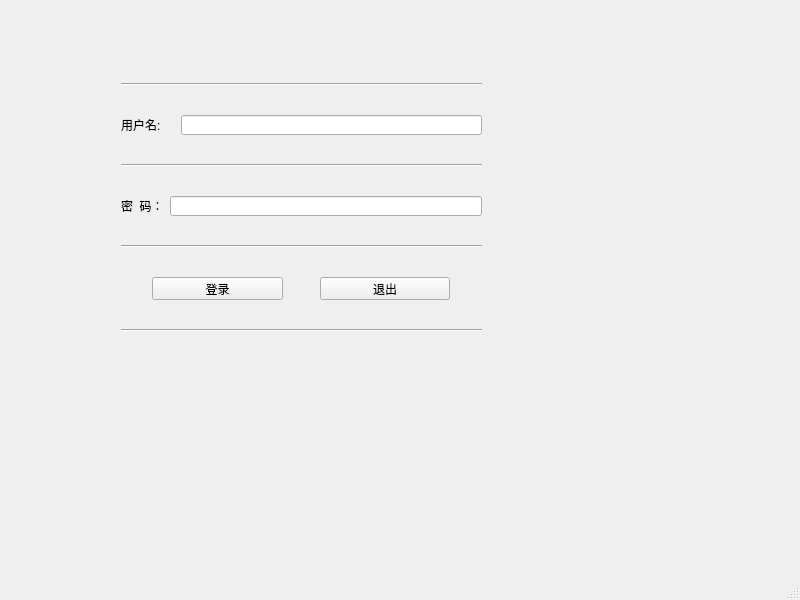
<?xml version="1.0" encoding="UTF-8"?>
<ui version="4.0">
 <class>MainWindow</class>
 <widget class="QMainWindow" name="MainWindow">
  <property name="geometry">
   <rect>
    <x>0</x>
    <y>0</y>
    <width>800</width>
    <height>600</height>
   </rect>
  </property>
  <property name="windowTitle">
   <string>MainWindow</string>
  </property>
  <widget class="QWidget" name="centralwidget">
   <widget class="QWidget" name="">
    <property name="geometry">
     <rect>
      <x>121</x>
      <y>60</y>
      <width>361</width>
      <height>301</height>
     </rect>
    </property>
    <layout class="QVBoxLayout" name="verticalLayout">
     <item>
      <widget class="Line" name="line_3">
       <property name="orientation">
        <enum>Qt::Horizontal</enum>
       </property>
      </widget>
     </item>
     <item>
      <layout class="QHBoxLayout" name="horizontalLayout">
       <item>
        <widget class="QLabel" name="label_2">
         <property name="minimumSize">
          <size>
           <width>54</width>
           <height>12</height>
          </size>
         </property>
         <property name="maximumSize">
          <size>
           <width>54</width>
           <height>12</height>
          </size>
         </property>
         <property name="text">
          <string>用户名:</string>
         </property>
        </widget>
       </item>
       <item>
        <widget class="QLineEdit" name="lineEdit_3">
         <property name="minimumSize">
          <size>
           <width>113</width>
           <height>20</height>
          </size>
         </property>
         <property name="maximumSize">
          <size>
           <width>331</width>
           <height>20</height>
          </size>
         </property>
        </widget>
       </item>
      </layout>
     </item>
     <item>
      <widget class="Line" name="line">
       <property name="orientation">
        <enum>Qt::Horizontal</enum>
       </property>
      </widget>
     </item>
     <item>
      <layout class="QHBoxLayout" name="horizontalLayout_2">
       <item>
        <widget class="QLabel" name="label_4">
         <property name="text">
          <string>密  码：</string>
         </property>
        </widget>
       </item>
       <item>
        <widget class="QLineEdit" name="lineEdit_4">
         <property name="minimumSize">
          <size>
           <width>113</width>
           <height>20</height>
          </size>
         </property>
         <property name="maximumSize">
          <size>
           <width>331</width>
           <height>20</height>
          </size>
         </property>
        </widget>
       </item>
      </layout>
     </item>
     <item>
      <widget class="Line" name="line_2">
       <property name="orientation">
        <enum>Qt::Horizontal</enum>
       </property>
      </widget>
     </item>
     <item>
      <layout class="QHBoxLayout" name="horizontalLayout_3">
       <item>
        <widget class="QPushButton" name="pushButton">
         <property name="minimumSize">
          <size>
           <width>75</width>
           <height>23</height>
          </size>
         </property>
         <property name="maximumSize">
          <size>
           <width>131</width>
           <height>23</height>
          </size>
         </property>
         <property name="text">
          <string>登录</string>
         </property>
        </widget>
       </item>
       <item>
        <widget class="QPushButton" name="pushButton_2">
         <property name="minimumSize">
          <size>
           <width>75</width>
           <height>23</height>
          </size>
         </property>
         <property name="maximumSize">
          <size>
           <width>130</width>
           <height>23</height>
          </size>
         </property>
         <property name="text">
          <string>退出</string>
         </property>
        </widget>
       </item>
      </layout>
     </item>
     <item>
      <widget class="Line" name="line_4">
       <property name="orientation">
        <enum>Qt::Horizontal</enum>
       </property>
      </widget>
     </item>
    </layout>
   </widget>
   <zorder>lineEdit_3</zorder>
   <zorder>lineEdit_4</zorder>
   <zorder>label_4</zorder>
   <zorder>pushButton</zorder>
   <zorder>pushButton_2</zorder>
   <zorder>horizontalSpacer</zorder>
   <zorder>horizontalSpacer_2</zorder>
   <zorder>horizontalSpacer_3</zorder>
   <zorder>horizontalSpacer_4</zorder>
   <zorder>horizontalSpacer_5</zorder>
   <zorder>label_2</zorder>
   <zorder>line</zorder>
   <zorder>line_2</zorder>
   <zorder>line_3</zorder>
   <zorder>line_4</zorder>
  </widget>
  <widget class="QStatusBar" name="statusbar"/>
 </widget>
 <resources/>
 <connections/>
</ui>
